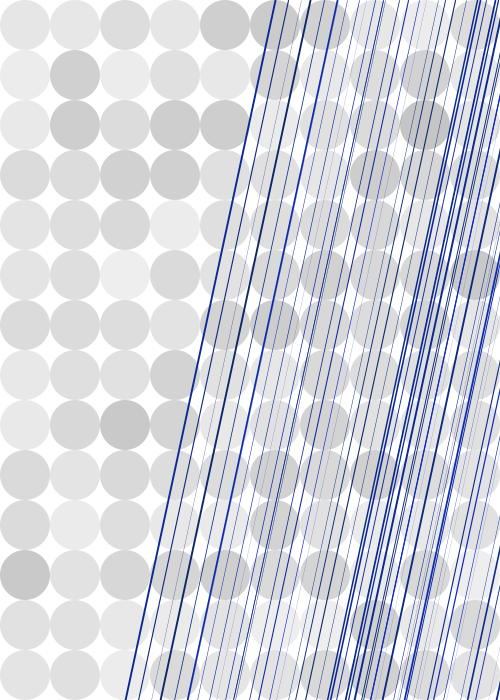
Frame 1 (no input)
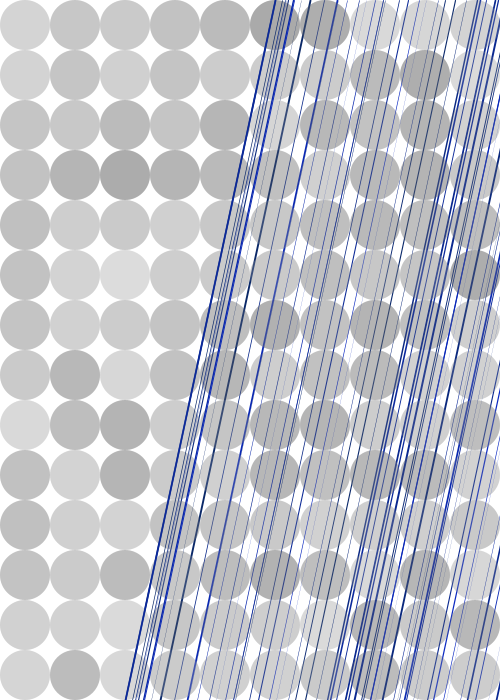
Frame 2 (the mouse pressed at the canvas centre, redrawn once)

The Processing sketch that drew these frames (run headless with seeded random() and noise(); the mouse was pressed at the canvas centre and the sketch redrawn once):

// Processing sketch: processing_20017
// ── processing_20017.pde

void setup() {
  size(500,700);
  background(255);
}

int LineNo = 0;
int Loop = 0;

void draw() {

  //draw ellipse on a grid
  for(int x = 0; x< width/50; x++) {
    for(int y = 0; y< height/50; y++) {
      noStroke();
      fill(random(100,180),random(50,100));
      ellipse(25+(x*50),25+(y*50),50,50);
    }

    Loop++;
    if (Loop>1) {
      noLoop();
    }
  }

  //draw blue lines 
  for (int z = width/4; LineNo < random(100,150); z += random(0,15)) {
    strokeWeight(random(0,2));
    stroke(10,40,random(100,200));
    line(z,height,z+150,0);
    LineNo ++;
  }
}
